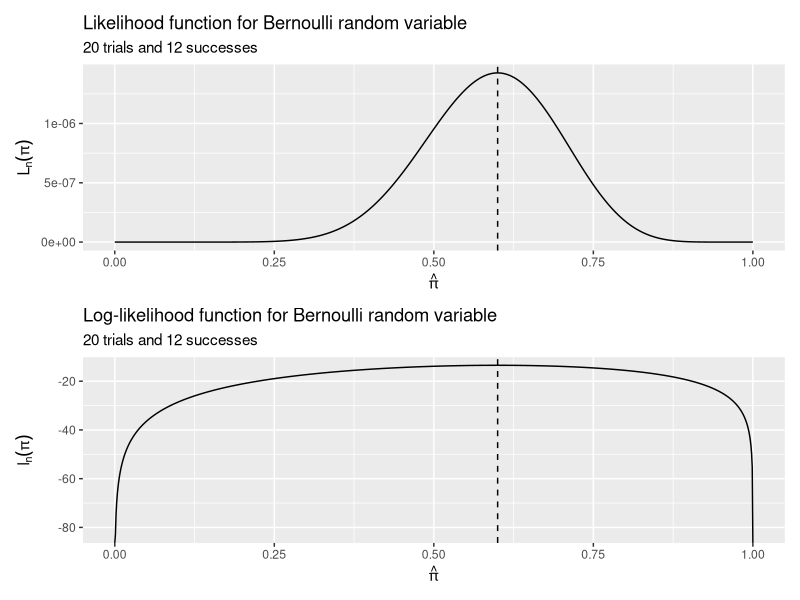
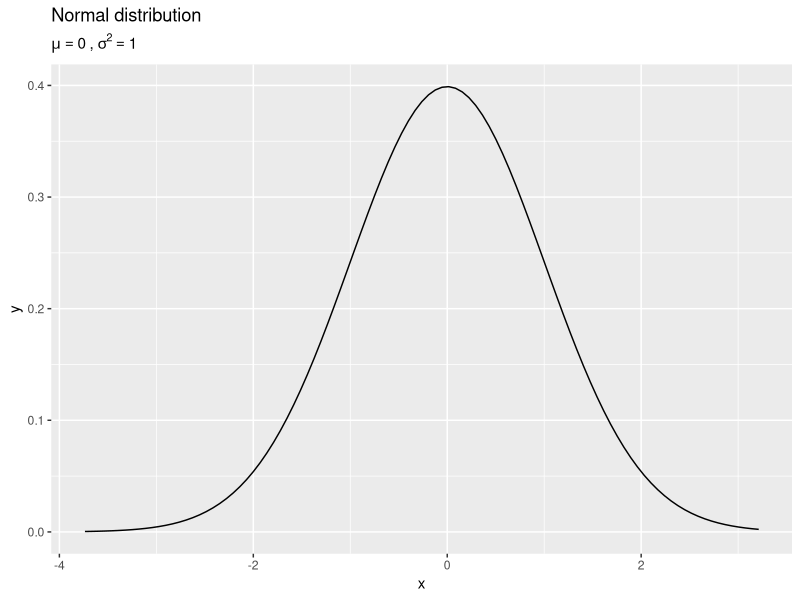
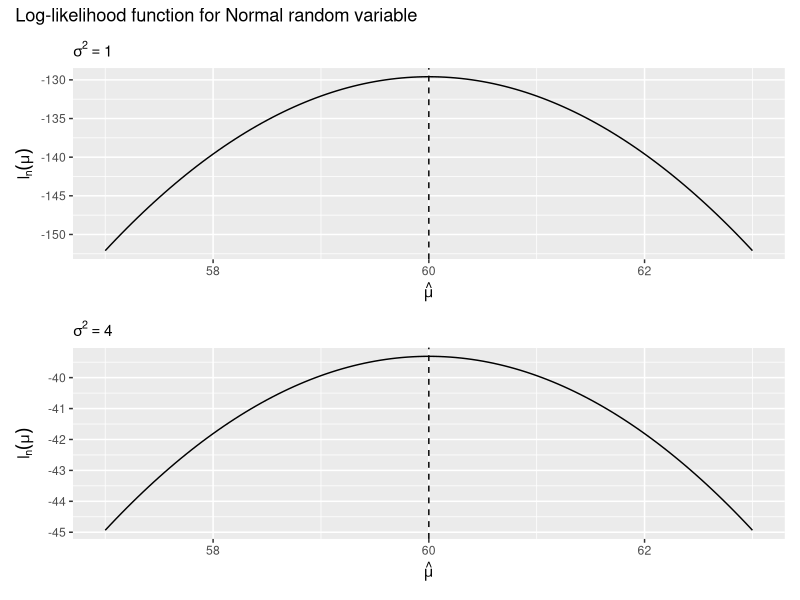
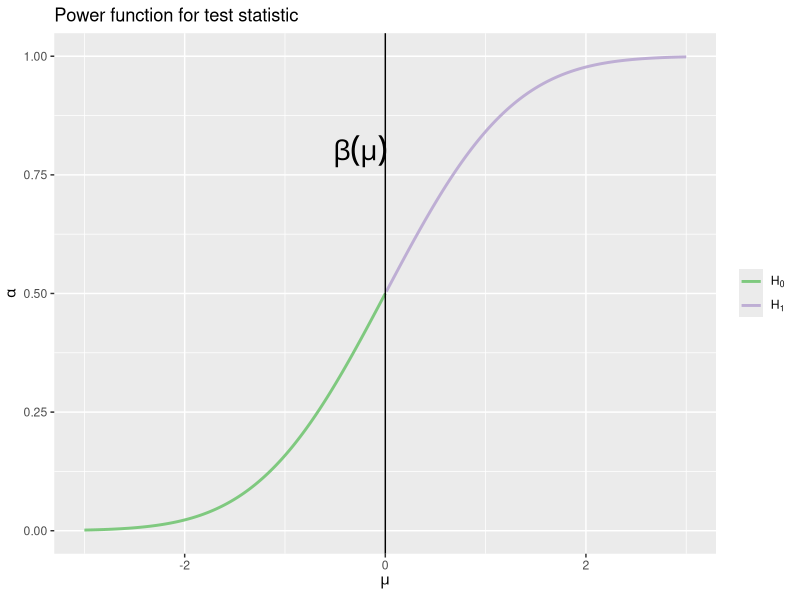
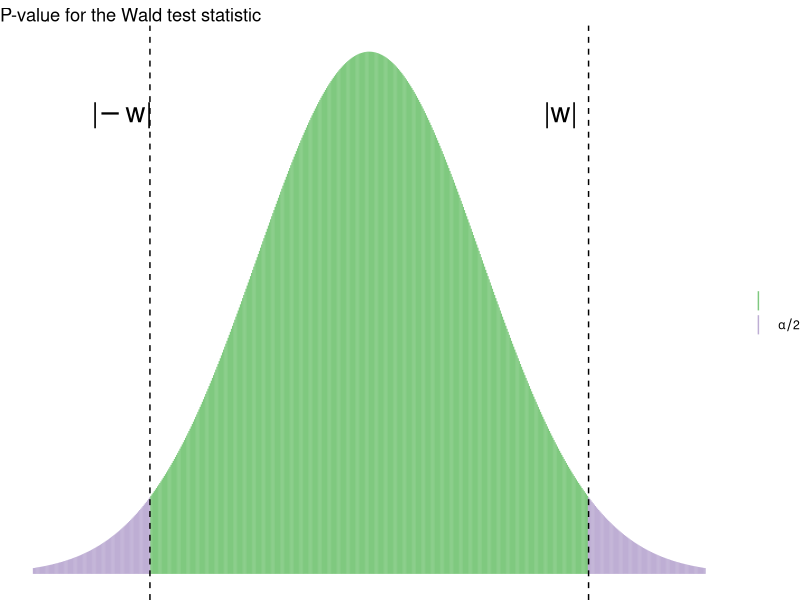

These charts were generated, in order, by the following R code:
## ---- chunk 1

## ---- chunk 2
library(tidyverse)
library(patchwork)
library(here)
library(gganimate)
## ---- chunk 3
# loglikelihood function for plotting
lik_bern <- function(p, S, n) {
  p^S * (1 - p)^(n - S)
}

log_lik_bern <- function(p, S, n) {
  S * log(p) + (n - S) * log(1 - p)
}


# calculate likelihood values
bern <- tibble(
  x = seq(0, 1, by = 0.001),
  lik = lik_bern(x, 12, 20),
  loglik = log_lik_bern(x, 12, 20)
)

ggplot(bern, aes(x, lik)) +
  geom_line() +
  geom_vline(xintercept = (12 / 20), linetype = 2) +
  labs(
    title = "Likelihood function for Bernoulli random variable",
    subtitle = "20 trials and 12 successes",
    x = expression(hat(pi)),
    y = expression(L[n](pi))
  ) +
  ggplot(bern, aes(x, loglik)) +
  geom_line() +
  geom_vline(xintercept = (12 / 20), linetype = 2) +
  labs(
    title = "Log-likelihood function for Bernoulli random variable",
    subtitle = "20 trials and 12 successes",
    x = expression(hat(pi)),
    y = expression(l[n](pi))
  ) +
  plot_layout(ncol = 1)
## ---- chunk 4
tibble(x = rnorm(1000, 0, 1)) %>%
  ggplot(aes(x)) +
  stat_function(fun = dnorm, args = list(mean = 0, sd = 1)) +
  labs(
    title = "Normal distribution",
    subtitle = expression(paste(mu == 0, " , ", sigma^{
      2
    } == 1))
  )
## ---- chunk 5
prof <- tibble(
  id = 1:5,
  years = c(3, 2, 4, 1, 5),
  salary = 45 + 5 * years
)

prof %>%
  select(-years) %>%
  knitr::kable(caption = "Salaries of assistant professors", format = "html")
## ---- chunk 6
likelihood.normal.mu <- function(mu, sig2 = 1, x) {
  # mu      mean of normal distribution for given sig
  # x       vector of data
  n <- length(x)
  a1 <- (2 * pi * sig2)^-(n / 2)
  a2 <- -1 / (2 * sig2)
  y <- (x - mu)^2
  ans <- a1 * exp(a2 * sum(y))
  return(log(ans))
}

tibble(
  mu_hat = seq(57, 63, by = .05),
  logLik = map_dbl(mu_hat, likelihood.normal.mu, x = prof$salary)
) %>%
  ggplot(aes(mu_hat, logLik)) +
  geom_line() +
  geom_vline(xintercept = mean(prof$salary), linetype = 2) +
  labs(
    subtitle = expression(sigma^2 == 1),
    x = expression(hat(mu)),
    y = expression(l[n](mu))
  ) +
  tibble(
  mu_hat = seq(57, 63, by = .05),
  logLik = map_dbl(mu_hat, likelihood.normal.mu, x = prof$salary, sig2 = 4)
) %>%
  ggplot(aes(mu_hat, logLik)) +
  geom_line() +
  geom_vline(xintercept = mean(prof$salary), linetype = 2) +
  labs(
    subtitle = expression(sigma^2 == 4),
    x = expression(hat(mu)),
    y = expression(l[n](mu))
  ) +
  plot_layout(ncol = 1) +
  plot_annotation(title = "Log-likelihood function for Normal random variable")
## ---- chunk 7
knitr::include_graphics("https://2378nh2nfow32gm3mb25krmuyy-wpengine.netdna-ssl.com/wp-content/uploads/2014/05/Type-I-and-II-errors1-625x468.jpg")
## ---- chunk 8
tibble(
  x = seq(-3, 3, by = 0.01),
  y = pnorm(x),
  h = x > -0
) %>%
  ggplot(aes(x, y, color = h)) +
  geom_line(size = 1) +
  geom_vline(xintercept = 0) +
  scale_color_brewer(type = "qual", labels = expression(H[0], H[1])) +
  annotate(geom = "text", x = -0.25, y = .8, label = expression(beta(mu)), size = 7) +
  labs(
    title = "Power function for test statistic",
    x = expression(mu),
    y = expression(alpha),
    color = NULL
  )
## ---- chunk 9
expand.grid(
  x = seq(from = -6, 6, length.out = 201),
  df = seq(from = 1, to = 50)
) %>%
  as_tibble() %>%
  mutate(y = dt(x, df)) %>%
  ggplot(mapping = aes(x = x, y = y)) +
  geom_line() +
  stat_function(fun = dnorm, n = 201, color = "blue") +
  labs(
    title = "Student's t",
    subtitle = "{closest_state} degrees of freedom",
    y = "Density"
  ) +
  transition_states(states = df) +
  view_follow(fixed_x = TRUE)
## ---- chunk 10
knitr::include_graphics("http://www.azquotes.com/picture-quotes/quote-the-absence-of-evidence-is-not-the-evidence-of-absence-carl-sagan-43-51-12.jpg")
## ---- chunk 11
tibble(
  x = seq(-3, 3, by = 0.01),
  y = dnorm(x),
  tails = x < qnorm(p = 0.025) | x > qnorm(p = 0.975)
) %>%
  ggplot(aes(x, y)) +
  geom_linerange(aes(ymax = y, ymin = 0, color = tails)) +
  scale_color_brewer(type = "qual", labels = expression(NULL, alpha / 2)) +
  geom_vline(xintercept = qnorm(p = c(0.025, 0.975)), linetype = 2) +
  annotate(
    geom = "text", x = qnorm(p = c(0.025, 0.975)) - .25, y = .35,
    label = expression(paste("|", -w, "|"), paste("|", w, "|")),
    size = 7
  ) +
  labs(
    title = "P-value for the Wald test statistic",
    x = NULL,
    y = NULL,
    color = NULL
  ) +
  theme_void() #base_size = rcfss::base_size)
